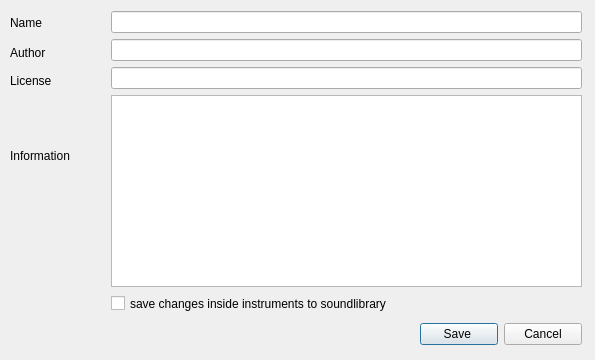
<ui version="4.0" >
 <class>SoundLibraryPropertiesDialog_UI</class>
 <widget class="QDialog" name="SoundLibraryPropertiesDialog_UI" >
  <property name="geometry" >
   <rect>
    <x>0</x>
    <y>0</y>
    <width>595</width>
    <height>360</height>
   </rect>
  </property>
  <property name="windowTitle" >
   <string>Dialog</string>
  </property>
  <widget class="QLabel" name="label" >
   <property name="geometry" >
    <rect>
     <x>10</x>
     <y>10</y>
     <width>91</width>
     <height>25</height>
    </rect>
   </property>
   <property name="sizePolicy" >
    <sizepolicy vsizetype="Expanding" hsizetype="Expanding" >
     <horstretch>0</horstretch>
     <verstretch>0</verstretch>
    </sizepolicy>
   </property>
   <property name="text" >
    <string>Name</string>
   </property>
  </widget>
  <widget class="QLabel" name="label_2" >
   <property name="geometry" >
    <rect>
     <x>10</x>
     <y>40</y>
     <width>91</width>
     <height>25</height>
    </rect>
   </property>
   <property name="sizePolicy" >
    <sizepolicy vsizetype="Preferred" hsizetype="Expanding" >
     <horstretch>0</horstretch>
     <verstretch>0</verstretch>
    </sizepolicy>
   </property>
   <property name="text" >
    <string>Author</string>
   </property>
  </widget>
  <widget class="QLabel" name="label_3" >
   <property name="geometry" >
    <rect>
     <x>10</x>
     <y>100</y>
     <width>91</width>
     <height>111</height>
    </rect>
   </property>
   <property name="text" >
    <string>Information</string>
   </property>
   <property name="alignment" >
    <set>Qt::AlignLeading|Qt::AlignLeft|Qt::AlignVCenter</set>
   </property>
  </widget>
  <widget class="QLineEdit" name="authorTxt" >
   <property name="geometry" >
    <rect>
     <x>111</x>
     <y>39</y>
     <width>471</width>
     <height>22</height>
    </rect>
   </property>
   <property name="sizePolicy" >
    <sizepolicy vsizetype="Fixed" hsizetype="Fixed" >
     <horstretch>0</horstretch>
     <verstretch>0</verstretch>
    </sizepolicy>
   </property>
   <property name="minimumSize" >
    <size>
     <width>209</width>
     <height>0</height>
    </size>
   </property>
  </widget>
  <widget class="QLineEdit" name="nameTxt" >
   <property name="geometry" >
    <rect>
     <x>111</x>
     <y>11</y>
     <width>471</width>
     <height>22</height>
    </rect>
   </property>
   <property name="sizePolicy" >
    <sizepolicy vsizetype="Fixed" hsizetype="Fixed" >
     <horstretch>0</horstretch>
     <verstretch>0</verstretch>
    </sizepolicy>
   </property>
   <property name="minimumSize" >
    <size>
     <width>209</width>
     <height>0</height>
    </size>
   </property>
  </widget>
  <widget class="QTextEdit" name="infoTxt" >
   <property name="geometry" >
    <rect>
     <x>111</x>
     <y>95</y>
     <width>471</width>
     <height>192</height>
    </rect>
   </property>
   <property name="acceptRichText" >
    <bool>false</bool>
   </property>
  </widget>
  <widget class="QLabel" name="label_4" >
   <property name="geometry" >
    <rect>
     <x>10</x>
     <y>70</y>
     <width>91</width>
     <height>21</height>
    </rect>
   </property>
   <property name="text" >
    <string>License</string>
   </property>
   <property name="alignment" >
    <set>Qt::AlignLeading|Qt::AlignLeft|Qt::AlignVCenter</set>
   </property>
  </widget>
  <widget class="QLineEdit" name="licenseTxt" >
   <property name="geometry" >
    <rect>
     <x>111</x>
     <y>67</y>
     <width>471</width>
     <height>22</height>
    </rect>
   </property>
   <property name="sizePolicy" >
    <sizepolicy vsizetype="Fixed" hsizetype="Fixed" >
     <horstretch>0</horstretch>
     <verstretch>0</verstretch>
    </sizepolicy>
   </property>
   <property name="minimumSize" >
    <size>
     <width>209</width>
     <height>0</height>
    </size>
   </property>
  </widget>
  <widget class="QWidget" name="layoutWidget" >
   <property name="geometry" >
    <rect>
     <x>420</x>
     <y>320</y>
     <width>162</width>
     <height>28</height>
    </rect>
   </property>
   <layout class="QHBoxLayout" name="horizontalLayout" >
    <item>
     <widget class="QPushButton" name="saveBtn" >
      <property name="text" >
       <string>Save </string>
      </property>
     </widget>
    </item>
    <item>
     <widget class="QPushButton" name="m_cancelBtn" >
      <property name="text" >
       <string>Cancel</string>
      </property>
     </widget>
    </item>
   </layout>
  </widget>
  <widget class="QCheckBox" name="saveChanges_checkBox" >
   <property name="geometry" >
    <rect>
     <x>111</x>
     <y>293</y>
     <width>469</width>
     <height>21</height>
    </rect>
   </property>
   <property name="text" >
    <string>save changes inside instruments to soundlibrary </string>
   </property>
  </widget>
 </widget>
 <resources/>
 <connections>
  <connection>
   <sender>m_cancelBtn</sender>
   <signal>clicked()</signal>
   <receiver>SoundLibraryPropertiesDialog_UI</receiver>
   <slot>reject()</slot>
   <hints>
    <hint type="sourcelabel" >
     <x>121</x>
     <y>220</y>
    </hint>
    <hint type="destinationlabel" >
     <x>51</x>
     <y>196</y>
    </hint>
   </hints>
  </connection>
 </connections>
</ui>
